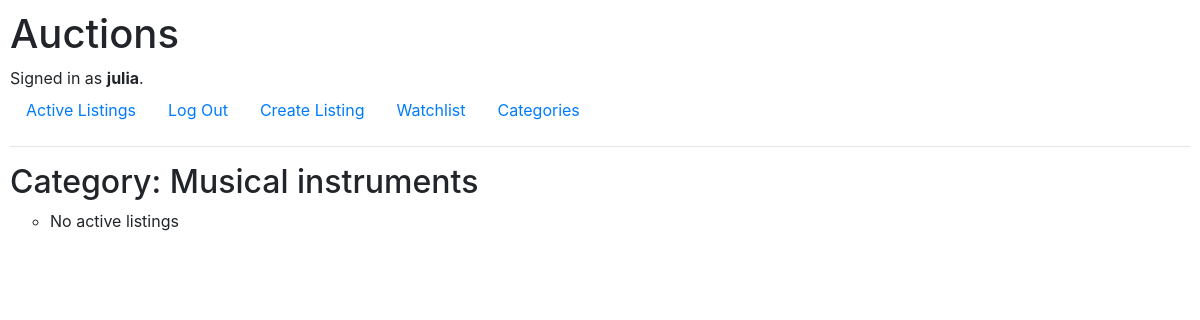
/category/4 (signed in), run on an earlier commit of the app's database.
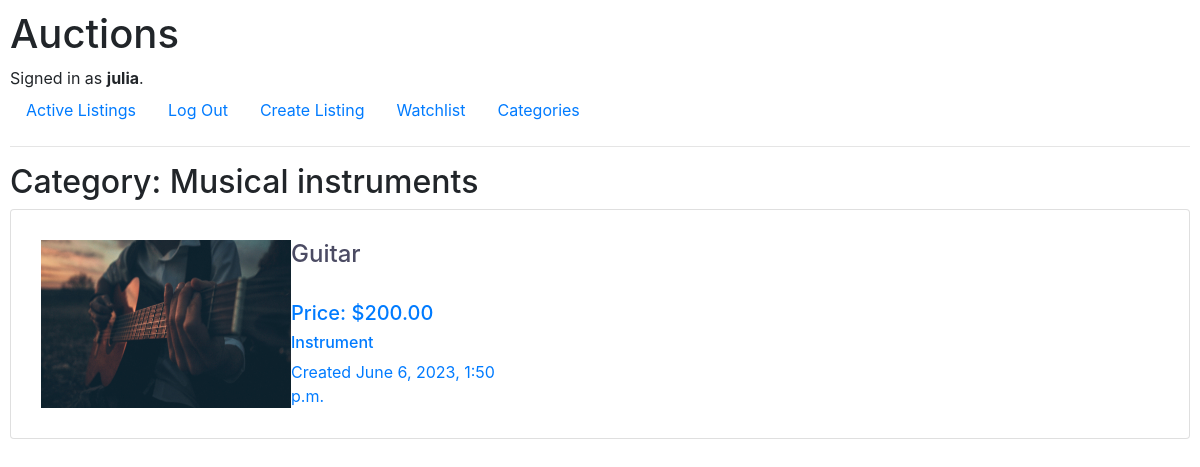
And on a later commit of the database.
### auctions/models.py (models this page shows, shortened)
class Listing(models.Model):
    default_auto_field = 'django.db.models.BigAutoField'
    creator = models.ForeignKey(User, on_delete=models.CASCADE, related_name="listings")
    title = models.CharField(max_length=100)
    description = models.CharField(max_length=200)
    starting_bid = models.DecimalField(max_digits=10, decimal_places=2)
    active = models.BooleanField(default=True)
    picture = models.ImageField(null=True, blank=True, upload_to='images/')
    category = models.ForeignKey(Category, on_delete=models.CASCADE, related_name="listings")
    condition = models.CharField(max_length=100)
    time = models.DateTimeField(auto_now_add=True)

### auctions/views.py (the view)
# urls.py: path("category/<int:category_id>", views.category, name="category"),
@login_required
def category(request, category_id):
    category = Category.objects.get(pk=category_id)
    listings = category.listings.all()
    return render(request, "auctions/category.html", {
        "listings":listings, "category": category
    })

### auctions/templates/auctions/category.html (shortened to what this page needs)
{% extends "auctions/layout.html" %}
{% block body %}
    <h2>Category: {{category.title}}</h2>
    <ul class="list-group">
        {% for listing in listings %}
            <a href="{% url 'listing' listing.id%}">
                <li class="listing list-group-item">
                    {% if listing.picture %}
                    <img src="{{ listing.picture.url }}" alt="" width="250">
                    {% endif %}
                    <div class="wrapper">
                        <h4>{{listing.title}}</h4>
                        <br>
                        <h5>Price: ${{listing.starting_bid}}</h5>
                        <h6>{{listing.description}}</h6>
                        Created {{listing.time}}
                    </div>
                </li>
            </a>
        {%empty%}
            <ul>
                <li>No active listings</li>
            </ul>
        {%endfor%}
    </ul>
{% endblock %}

What changed in the data, as far as the page shows it:
added Listing: picture (picture), title "Guitar", starting_bid "200.00", description "Instrument", time "June 6, 2023, 1:50 p.m."
Also different on the page:
text no longer shown: "No active listings"
